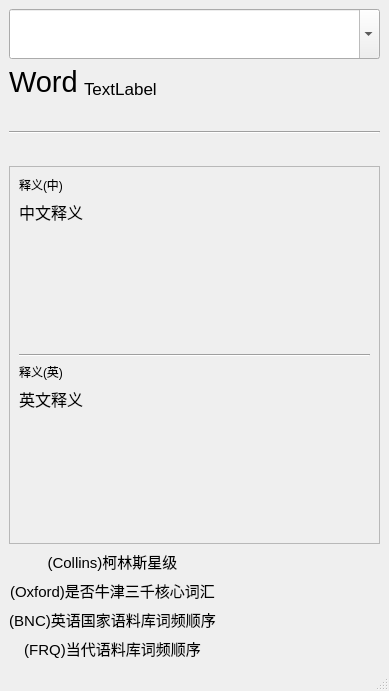
<?xml version="1.0" encoding="UTF-8"?>
<ui version="4.0">
 <class>MainWindow</class>
 <widget class="QMainWindow" name="MainWindow">
  <property name="geometry">
   <rect>
    <x>0</x>
    <y>0</y>
    <width>389</width>
    <height>691</height>
   </rect>
  </property>
  <property name="windowTitle">
   <string>MainWindow</string>
  </property>
  <widget class="QWidget" name="centralwidget">
   <layout class="QVBoxLayout" name="verticalLayout">
    <item>
     <widget class="ComboBox" name="comboBox">
      <property name="sizePolicy">
       <sizepolicy hsizetype="Minimum" vsizetype="Minimum">
        <horstretch>0</horstretch>
        <verstretch>0</verstretch>
       </sizepolicy>
      </property>
      <property name="minimumSize">
       <size>
        <width>270</width>
        <height>50</height>
       </size>
      </property>
      <property name="font">
       <font>
        <family>Arial</family>
        <pointsize>16</pointsize>
       </font>
      </property>
      <property name="cursor">
       <cursorShape>IBeamCursor</cursorShape>
      </property>
      <property name="editable">
       <bool>true</bool>
      </property>
     </widget>
    </item>
    <item>
     <layout class="QFormLayout" name="formLayout_2">
      <property name="labelAlignment">
       <set>Qt::AlignBottom|Qt::AlignLeading|Qt::AlignLeft</set>
      </property>
      <property name="formAlignment">
       <set>Qt::AlignLeading|Qt::AlignLeft|Qt::AlignVCenter</set>
      </property>
      <item row="0" column="0">
       <widget class="QLabel" name="word_content">
        <property name="font">
         <font>
          <family>Arial</family>
          <pointsize>22</pointsize>
         </font>
        </property>
        <property name="text">
         <string>Word</string>
        </property>
        <property name="alignment">
         <set>Qt::AlignBottom|Qt::AlignLeading|Qt::AlignLeft</set>
        </property>
       </widget>
      </item>
      <item row="0" column="1">
       <widget class="QLabel" name="phonetic_content">
        <property name="font">
         <font>
          <family>Arial</family>
          <pointsize>13</pointsize>
         </font>
        </property>
        <property name="text">
         <string>TextLabel</string>
        </property>
        <property name="alignment">
         <set>Qt::AlignBottom|Qt::AlignLeading|Qt::AlignLeft</set>
        </property>
       </widget>
      </item>
     </layout>
    </item>
    <item>
     <widget class="QLabel" name="tag_content">
      <property name="font">
       <font>
        <family>Arial</family>
        <pointsize>13</pointsize>
       </font>
      </property>
      <property name="text">
       <string/>
      </property>
      <property name="alignment">
       <set>Qt::AlignBottom|Qt::AlignLeading|Qt::AlignLeft</set>
      </property>
     </widget>
    </item>
    <item>
     <widget class="Line" name="line_2">
      <property name="orientation">
       <enum>Qt::Horizontal</enum>
      </property>
     </widget>
    </item>
    <item>
     <widget class="QLabel" name="exchange_content">
      <property name="font">
       <font>
        <family>Arial</family>
        <pointsize>13</pointsize>
       </font>
      </property>
      <property name="text">
       <string/>
      </property>
      <property name="alignment">
       <set>Qt::AlignBottom|Qt::AlignLeading|Qt::AlignLeft</set>
      </property>
     </widget>
    </item>
    <item>
     <widget class="QScrollArea" name="scrollArea">
      <property name="widgetResizable">
       <bool>true</bool>
      </property>
      <widget class="QWidget" name="scrollAreaWidgetContents">
       <property name="geometry">
        <rect>
         <x>0</x>
         <y>0</y>
         <width>369</width>
         <height>363</height>
        </rect>
       </property>
       <layout class="QVBoxLayout" name="verticalLayout_2">
        <item>
         <widget class="QLabel" name="translation">
          <property name="sizePolicy">
           <sizepolicy hsizetype="Fixed" vsizetype="Fixed">
            <horstretch>0</horstretch>
            <verstretch>0</verstretch>
           </sizepolicy>
          </property>
          <property name="text">
           <string>释义(中)</string>
          </property>
          <property name="alignment">
           <set>Qt::AlignLeading|Qt::AlignLeft|Qt::AlignTop</set>
          </property>
         </widget>
        </item>
        <item>
         <widget class="QLabel" name="translation_content">
          <property name="sizePolicy">
           <sizepolicy hsizetype="Minimum" vsizetype="Minimum">
            <horstretch>0</horstretch>
            <verstretch>0</verstretch>
           </sizepolicy>
          </property>
          <property name="font">
           <font>
            <family>Arial</family>
            <pointsize>12</pointsize>
           </font>
          </property>
          <property name="text">
           <string>&lt;html&gt;&lt;head/&gt;&lt;body&gt;&lt;p&gt;中文释义&lt;/p&gt;&lt;/body&gt;&lt;/html&gt;</string>
          </property>
          <property name="alignment">
           <set>Qt::AlignLeading|Qt::AlignLeft|Qt::AlignTop</set>
          </property>
          <property name="wordWrap">
           <bool>true</bool>
          </property>
         </widget>
        </item>
        <item>
         <widget class="Line" name="line">
          <property name="orientation">
           <enum>Qt::Horizontal</enum>
          </property>
         </widget>
        </item>
        <item>
         <widget class="QLabel" name="definition">
          <property name="sizePolicy">
           <sizepolicy hsizetype="Fixed" vsizetype="Fixed">
            <horstretch>0</horstretch>
            <verstretch>0</verstretch>
           </sizepolicy>
          </property>
          <property name="text">
           <string>释义(英)</string>
          </property>
          <property name="alignment">
           <set>Qt::AlignLeading|Qt::AlignLeft|Qt::AlignTop</set>
          </property>
         </widget>
        </item>
        <item>
         <widget class="QLabel" name="definition_content">
          <property name="font">
           <font>
            <family>Arial</family>
            <pointsize>12</pointsize>
           </font>
          </property>
          <property name="text">
           <string>英文释义</string>
          </property>
          <property name="alignment">
           <set>Qt::AlignLeading|Qt::AlignLeft|Qt::AlignTop</set>
          </property>
          <property name="textInteractionFlags">
           <set>Qt::LinksAccessibleByMouse|Qt::TextSelectableByMouse</set>
          </property>
         </widget>
        </item>
       </layout>
      </widget>
     </widget>
    </item>
    <item>
     <layout class="QGridLayout" name="gridLayout">
      <item row="1" column="1">
       <widget class="QLabel" name="oxford_3k_content">
        <property name="font">
         <font>
          <family>Arial</family>
          <pointsize>13</pointsize>
         </font>
        </property>
        <property name="text">
         <string/>
        </property>
        <property name="alignment">
         <set>Qt::AlignCenter</set>
        </property>
       </widget>
      </item>
      <item row="3" column="0">
       <widget class="QLabel" name="frq">
        <property name="font">
         <font>
          <family>Arial</family>
          <pointsize>11</pointsize>
         </font>
        </property>
        <property name="text">
         <string>(FRQ)当代语料库词频顺序</string>
        </property>
        <property name="alignment">
         <set>Qt::AlignCenter</set>
        </property>
       </widget>
      </item>
      <item row="1" column="0">
       <widget class="QLabel" name="oxford_3k">
        <property name="font">
         <font>
          <family>Arial</family>
          <pointsize>11</pointsize>
         </font>
        </property>
        <property name="text">
         <string>(Oxford)是否牛津三千核心词汇</string>
        </property>
        <property name="alignment">
         <set>Qt::AlignCenter</set>
        </property>
       </widget>
      </item>
      <item row="0" column="1">
       <widget class="QLabel" name="collins_star_content">
        <property name="font">
         <font>
          <family>Arial</family>
          <pointsize>13</pointsize>
         </font>
        </property>
        <property name="text">
         <string/>
        </property>
        <property name="alignment">
         <set>Qt::AlignCenter</set>
        </property>
       </widget>
      </item>
      <item row="2" column="1">
       <widget class="QLabel" name="bnc_content">
        <property name="font">
         <font>
          <family>Arial</family>
          <pointsize>13</pointsize>
         </font>
        </property>
        <property name="text">
         <string/>
        </property>
        <property name="alignment">
         <set>Qt::AlignCenter</set>
        </property>
       </widget>
      </item>
      <item row="3" column="1">
       <widget class="QLabel" name="frq_content">
        <property name="font">
         <font>
          <family>Arial</family>
          <pointsize>13</pointsize>
         </font>
        </property>
        <property name="text">
         <string/>
        </property>
        <property name="alignment">
         <set>Qt::AlignCenter</set>
        </property>
       </widget>
      </item>
      <item row="2" column="0">
       <widget class="QLabel" name="bnc">
        <property name="font">
         <font>
          <family>Arial</family>
          <pointsize>11</pointsize>
         </font>
        </property>
        <property name="text">
         <string>(BNC)英语国家语料库词频顺序</string>
        </property>
        <property name="alignment">
         <set>Qt::AlignCenter</set>
        </property>
       </widget>
      </item>
      <item row="0" column="0">
       <widget class="QLabel" name="collins_star">
        <property name="font">
         <font>
          <family>Arial</family>
          <pointsize>11</pointsize>
         </font>
        </property>
        <property name="text">
         <string>(Collins)柯林斯星级</string>
        </property>
        <property name="alignment">
         <set>Qt::AlignCenter</set>
        </property>
       </widget>
      </item>
     </layout>
    </item>
   </layout>
  </widget>
  <widget class="QMenuBar" name="menubar">
   <property name="geometry">
    <rect>
     <x>0</x>
     <y>0</y>
     <width>389</width>
     <height>22</height>
    </rect>
   </property>
  </widget>
  <widget class="QStatusBar" name="statusbar"/>
 </widget>
 <customwidgets>
  <customwidget>
   <class>ComboBox</class>
   <extends>QComboBox</extends>
   <header location="global">combobox.h</header>
  </customwidget>
 </customwidgets>
 <resources/>
 <connections/>
</ui>
